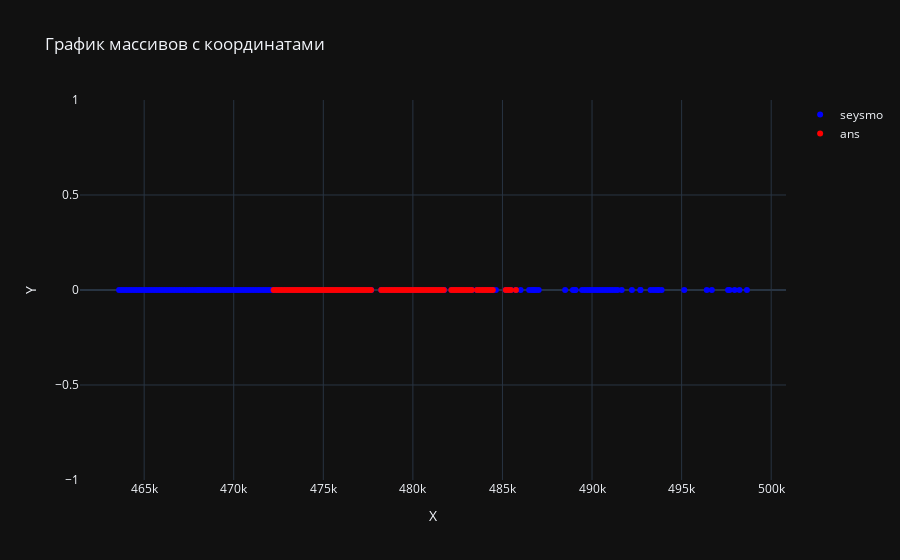

Notebook cell for this chart:
### Code cell
x1, y1, f1 = zip(*list(big_dict.keys()))

# Разделяем координаты X и Y для второго массива
x2 = list(otv_dict_x.keys())


# Создаем трассировки для каждого массива
trace1 = go.Scatter(
    x=x1,
    y=[0]*len(x1),
    mode='markers',
    marker=dict(color='blue'),
    name='seysmo'
)

trace2 = go.Scatter(
    x=x2,
    y=[0]*len(x2),
    mode='markers',
    marker=dict(color='red'),
    name='ans'
)

# Определяем макет графика
layout = go.Layout(
    title='График массивов с координатами',
    xaxis=dict(title='X'),
    yaxis=dict(title='Y')
)

# Создаем фигуру с данными и макетом
fig = go.Figure(data=[trace1, trace2], layout=layout)

# Отображаем график
pio.show(fig)

### Figure 1 — Plotly figure (JSON) as saved in the notebook; plotly's stock layout.template omitted (floating-point values rounded to 4 significant figures; data arrays with more than 128 entries replaced by an {"elided": "..."} marker saying what was removed)
{"data": [{"marker": {"color": "blue"}, "mode": "markers", "name": "seysmo", "x": {"elided": "214 int values"}, "y": {"elided": "214 int values"}, "type": "scatter"}, {"marker": {"color": "red"}, "mode": "markers", "name": "ans", "x": [472227, 472379, 472528, 472677, 472830, 472987, 473138, 473280, 473419, 473558, 473701, 473841, 473981, 474121, 474263, 474403, 474542, 474683, 474824, 474964, 475105, 475245, 475385, 475524, 475664, 475804, 475945, 476088, 476230, 476372, 476517, 476662, 476811, 476958, 477099, 477240, 477381, 477526, 477669, 478235, 478381, 478530, 478679, 478828, 478976, 479126, 479276, 479422, 479563, 479706, 479853, 480002, 480149, 480294, 480438, 480584, 480732, 480876, 481017, 481158, 481299, 481442, 481584, 481727, 482147, 482287, 482428, 482569, 482710, 482851, 482995, 483140, 483286, 483581, 483729, 483882, 484033, 484179, 484320, 484462, 485187, 485330, 485470, 485754], "y": [0, 0, 0, 0, 0, 0, 0, 0, 0, 0, 0, 0, 0, 0, 0, 0, 0, 0, 0, 0, 0, 0, 0, 0, 0, 0, 0, 0, 0, 0, 0, 0, 0, 0, 0, 0, 0, 0, 0, 0, 0, 0, 0, 0, 0, 0, 0, 0, 0, 0, 0, 0, 0, 0, 0, 0, 0, 0, 0, 0, 0, 0, 0, 0, 0, 0, 0, 0, 0, 0, 0, 0, 0, 0, 0, 0, 0, 0, 0, 0, 0, 0, 0, 0], "type": "scatter"}], "layout": {"title": {"text": "График массивов с координатами"}, "xaxis": {"title": {"text": "X"}}, "yaxis": {"title": {"text": "Y"}}}}
